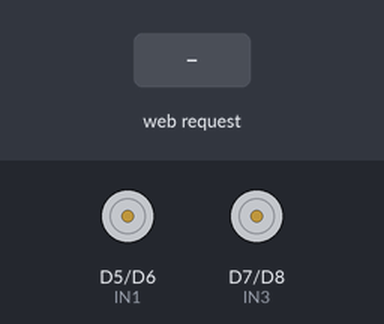
This sketch was run on a simulated ESP8266 (NodeMCU). On the bench: motor-driver pin pairs drawn as motors (green arrow = first pin HIGH = forward, orange = second pin HIGH = backward, longer = more drive, scaled by the enable pin). Inputs (shaded band) come from the test bench. WiFi joins after 1.5 s; servers stay silent unless stated.

Above: at 2.8 s.
2.9 s: HTTP request GET /cmd?a=forward received
At 4.1 s:
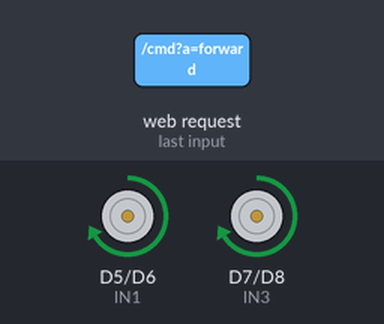
4.4 s: HTTP request GET /cmd?a=back received
At 5.3 s:
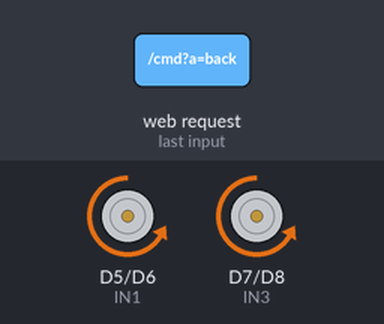
5.9 s: HTTP request GET /cmd?a=left received
At 6.4 s:
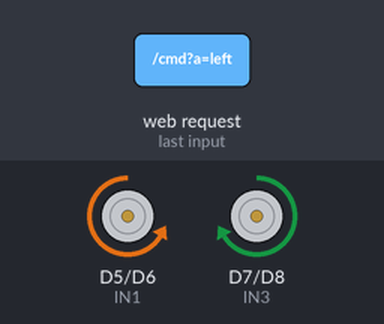
7.4 s: HTTP request GET /cmd?a=right received
At 8.6 s:
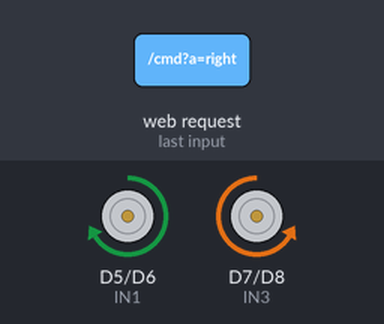
8.9 s: HTTP request GET /speed?v=forward received
At 9.9 s:
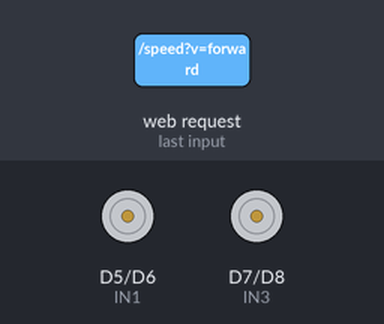
10.4 s: HTTP request GET /speed?v=1 received
At 11.1 s:
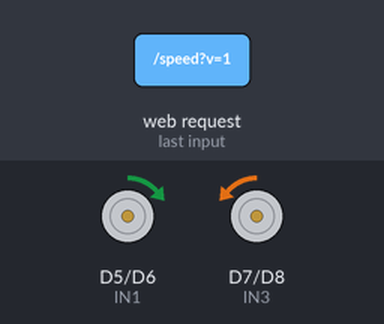
Timing chart, 0 to 12.9 s (numbered marks = the images above; inputs shaded):
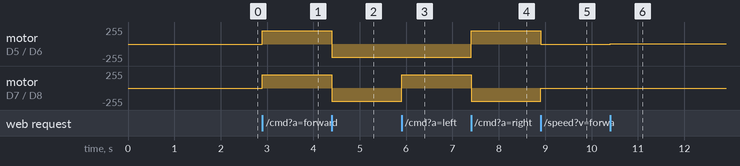

Measured:
- after the input at 2.9 s, motor on D5 (IN1) / D6 (IN2), motor on D7 (IN3) / D8 (IN4): stopped → forward 200/255 at once
- after the input at 4.4 s, motor on D5 (IN1) / D6 (IN2), motor on D7 (IN3) / D8 (IN4): forward 200/255 → backward 200/255 at once
- after the input at 5.9 s, motor on D7 (IN3) / D8 (IN4): backward 200/255 → forward 200/255 at once
- after the input at 7.4 s, motor on D5 (IN1) / D6 (IN2): backward 200/255 → forward 200/255 at once; motor on D7 (IN3) / D8 (IN4): forward 200/255 → backward 200/255 at once
- after the input at 8.9 s, motor on D5 (IN1) / D6 (IN2): forward 200/255 → stopped at once; motor on D7 (IN3) / D8 (IN4): backward 200/255 → stopped at once
- after the input at 10.4 s, motor on D5 (IN1) / D6 (IN2): stopped → forward 1/255 at once; motor on D7 (IN3) / D8 (IN4): stopped → backward 1/255 at once

The sketch:

ESP8266_4WD.ino
```cpp
#include <ESP8266WiFi.h>
#include <ESP8266WebServer.h>

// --- WIFI ---
const char* ssid = "YOUR_SSID";
const char* password = "YOUR_PASSWORD";

// --- PIN MAP (NodeMCU ESP8266) ---
// Motor A (Left pair)
const uint8_t ENA = D1; // PWM speed control
const uint8_t IN1 = D5;
const uint8_t IN2 = D6;

// Motor B (Right pair)
const uint8_t ENB = D2; // PWM speed control
const uint8_t IN3 = D7;
const uint8_t IN4 = D8;

ESP8266WebServer server(80);

uint8_t speedVal = 200; // 0-255

void stopMotors() {
  digitalWrite(IN1, LOW);
  digitalWrite(IN2, LOW);
  digitalWrite(IN3, LOW);
  digitalWrite(IN4, LOW);
  analogWrite(ENA, 0);
  analogWrite(ENB, 0);
}

void forwardMove() {
  // Left forward
  digitalWrite(IN1, HIGH);
  digitalWrite(IN2, LOW);
  // Right forward
  digitalWrite(IN3, HIGH);
  digitalWrite(IN4, LOW);
  analogWrite(ENA, speedVal);
  analogWrite(ENB, speedVal);
}

void backMove() {
  digitalWrite(IN1, LOW);
  digitalWrite(IN2, HIGH);
  digitalWrite(IN3, LOW);
  digitalWrite(IN4, HIGH);
  analogWrite(ENA, speedVal);
  analogWrite(ENB, speedVal);
}

void leftMove() {
  // Turn left: left motors slower/reverse, right motors forward
  digitalWrite(IN1, LOW);
  digitalWrite(IN2, HIGH); // left backwards
  digitalWrite(IN3, HIGH);
  digitalWrite(IN4, LOW);  // right forward
  analogWrite(ENA, speedVal);
  analogWrite(ENB, speedVal);
}

void rightMove() {
  // Turn right: right motors backwards, left motors forward
  digitalWrite(IN1, HIGH);
  digitalWrite(IN2, LOW);  // left forward
  digitalWrite(IN3, LOW);
  digitalWrite(IN4, HIGH); // right backwards
  analogWrite(ENA, speedVal);
  analogWrite(ENB, speedVal);
}

String webpage = R"rawliteral(
<!DOCTYPE html>
<html>
  <head>
    <meta name="viewport" content="width=device-width, initial-scale=1">
    <title>ESP8266 4WD Control</title>
    <style>
      body { font-family: Arial, Helvetica, sans-serif; text-align:center; margin-top:30px; }
      button { width:120px; height:60px; margin:8px; font-size:18px; }
      input[type=range] { width:80%; }
    </style>
  </head>
  <body>
    <h2>ESP8266 4WD Robot</h2>
    <div>
      <button onclick="action('forward')">Forward</button><br>
      <button onclick="action('left')">Left</button>
      <button onclick="action('stop')">Stop</button>
      <button onclick="action('right')">Right</button><br>
      <button onclick="action('back')">Back</button>
    </div>
    <p>Speed: <span id="speedVal">200</span></p>
    <input type="range" id="speed" min="0" max="255" value="200" oninput="updateSpeed(this.value)">
    <script>
      function action(a){
        fetch('/cmd?a='+a).catch(()=>{});
      }
      function updateSpeed(v){
        document.getElementById('speedVal').innerText = v;
        fetch('/speed?v='+v).catch(()=>{});
      }
    </script>
  </body>
</html>
)rawliteral";

void handleRoot() {
  server.send(200, "text/html", webpage);
}

void handleCmd() {
  if (!server.hasArg("a")) { server.send(400, "text/plain", "Missing"); return; }
  String a = server.arg("a");
  if (a == "forward") forwardMove();
  else if (a == "back") backMove();
  else if (a == "left") leftMove();
  else if (a == "right") rightMove();
  else stopMotors();
  server.send(200, "text/plain", "OK");
}

void handleSpeed() {
  if (!server.hasArg("v")) { server.send(400, "text/plain", "Missing"); return; }
  int v = server.arg("v").toInt();
  if (v < 0) v = 0;
  if (v > 255) v = 255;
  speedVal = v;
  analogWrite(ENA, speedVal);
  analogWrite(ENB, speedVal);
  server.send(200, "text/plain", "OK");
}

void setup() {
  // pins
  pinMode(ENA, OUTPUT);
  pinMode(ENB, OUTPUT);
  pinMode(IN1, OUTPUT);
  pinMode(IN2, OUTPUT);
  pinMode(IN3, OUTPUT);
  pinMode(IN4, OUTPUT);

  // safe stop
  stopMotors();

  // WiFi
  WiFi.mode(WIFI_STA);
  WiFi.begin(ssid, password);

  // Wait for connection (brief)
  unsigned long start = millis();
  while (WiFi.status() != WL_CONNECTED && millis() - start < 10000) {
    delay(200);
  }

  // Start web server
  server.on("/", handleRoot);
  server.on("/cmd", handleCmd);
  server.on("/speed", handleSpeed);
  server.begin();
}

void loop() {
  server.handleClient();
}
```
